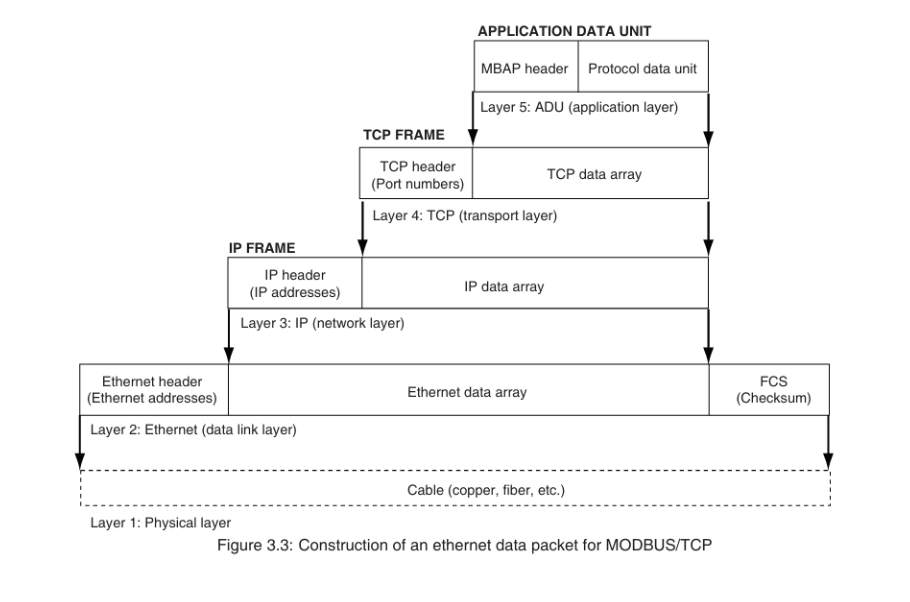
#> input picture Documentation/2025/Images/MODBUS.png, 910 x 602 px, given in place of the camera
$ python anglemain.py
#> lines starting #> are read from the running program, lines starting #| are printed output that depends on the picture; after the words box and inside, x2 and y2 are one past the last pixel; in counts of white or black regions, pixels touching at a corner belong together; long printed decimals are rounded
#> in main, frame is the input picture: shape (602, 910, 3); mean B, G, R 248.1, 248.1, 248.2
import cv2
import numpy as np
import math

CAMERA_ID = 1

def get_webcam_stream():
    stream = cv2.VideoCapture(CAMERA_ID)
    if not stream.isOpened():
        print(f"Error: Could not open webcam. Check if CAMERA_ID '{CAMERA_ID}' is correct.")
        return None
    return stream

def process_frame_with_bounding_box(frame, nms_threshold=0.4):

#> called with nms_threshold = 0.4
    gray_frame = cv2.cvtColor(frame, cv2.COLOR_BGR2GRAY)
    blur_frame = cv2.GaussianBlur(gray_frame, (1, 1), 0)

    _, maxVal, _, _ = cv2.minMaxLoc(blur_frame)
#> maxVal = 255

    threshold_value = maxVal * 0.85
#> threshold_value = 216.8
    _, thresh_frame = cv2.threshold(blur_frame, threshold_value, 255, cv2.THRESH_BINARY)
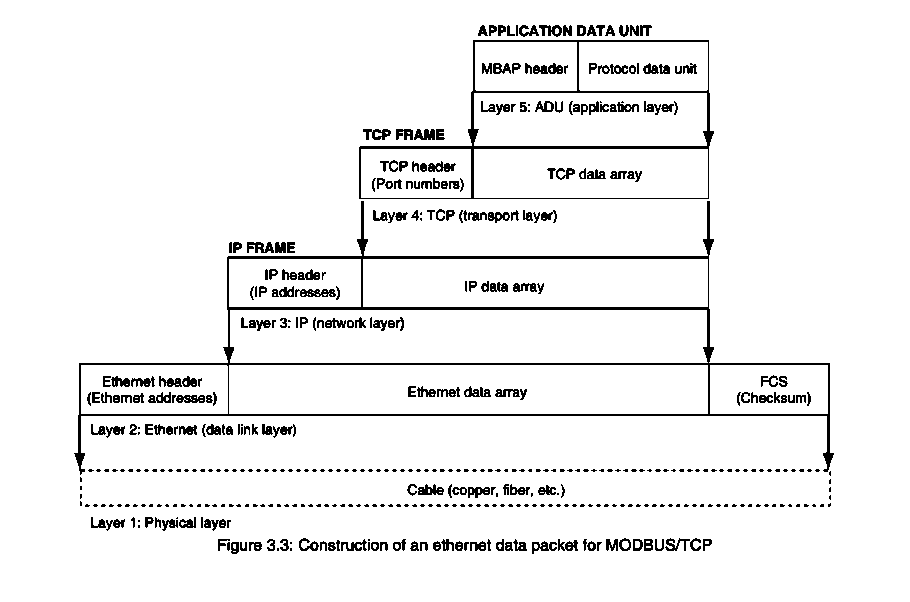
#> thresh_frame: shape (602, 910); 94.5% white; black in thin lines or dots, all inside (x1, y1, x2, y2) = (74, 25, 834, 554)

    contours, _ = cv2.findContours(thresh_frame, cv2.RETR_EXTERNAL, cv2.CHAIN_APPROX_SIMPLE)
#> contours = [[[0, 0], [0, 601], [909, 601], [909, 0]]]

    boxes = []
    for cnt in contours:
        x, y, w, h = cv2.boundingRect(cnt)
        boxes.append([x, y, x + w, y + h])
#> this loop made 1 pass
#> (cnt, x, y, w, h) on pass 1: ([[0, 0], [0, 601], [909, 601], [909, 0]], 0, 0, 910, 602)
#> after the loop, boxes = [[0, 0, 910, 602]]

    if len(boxes) == 0:
        return frame, [], {}

    boxes = np.array(boxes)
    indices = cv2.dnn.NMSBoxes(
        bboxes=boxes.tolist(),
        scores=[1.0] * len(boxes),
        score_threshold=0.0,
        nms_threshold=nms_threshold
    )
#> indices = [0]

    all_boxes = []
    largest_area = 0
    largest_box = {}

    for i in indices:
        x1, y1, x2, y2 = boxes[i]
        cv2.rectangle(frame, (x1, y1), (x2, y2), (0, 0, 0), 1)

        box_dict = {
            "x1": x1,
            "y1": y1,
            "x2": x2,
            "y2": y2
        }
        all_boxes.append(box_dict)

        width = x2 - x1
        height = y2 - y1
        area = width * height
        if area > largest_area:
            largest_area = area
            x_center = x1 + width // 2
            y_center = y1 + height // 2
            largest_box = {
                "x1": x1,
                "y1": y1,
                "x2": x2,
                "y2": y2,
                "x_center": x_center,
                "y_center": y_center
            }
#> this loop made 1 pass
#> (x1, y1, x2, y2, width, height, area, largest_area) on pass 1: (0, 0, 910, 602, 910, 602, 547820, 547820)
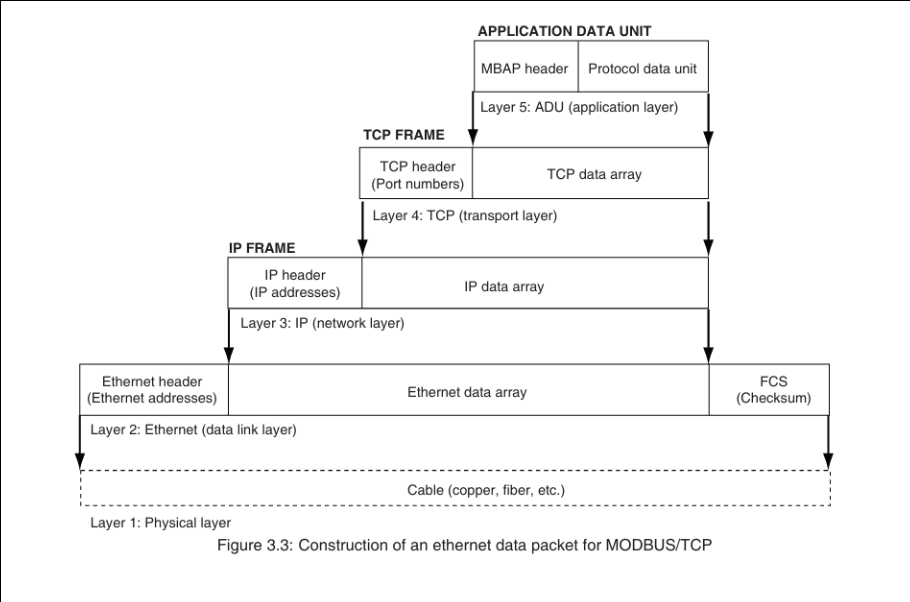
#> frame: shape (602, 910, 3); 0.28% of pixels changed, all inside (x1, y1, x2, y2) = (0, 0, 910, 602)
#> after the loop, all_boxes = 1 item; largest_area = 547820; x_center = 455; y_center = 301

    if largest_box:
        frame_height, frame_width = frame.shape[:2]
#> frame_height = 602; frame_width = 910
        bottom_center_x = frame_width / 2
#> bottom_center_x = 455
        bottom_center_y = frame_height
#> bottom_center_y = 602
        dx = largest_box["x_center"] - bottom_center_x
#> dx = 0
        dy = bottom_center_y - largest_box["y_center"]
#> dy = 301
        angle_radians = math.atan2(dx, dy)
#> angle_radians = 0
        angle_degrees = angle_radians * 180 / math.pi
#> angle_degrees = 0

        largest_box["dx"] = dx
        largest_box["dy"] = dy
        largest_box["angle_degrees"] = angle_degrees

    return frame, all_boxes, largest_box

def main():
    cv2.namedWindow('Live Stream with Bounding Boxes', cv2.WINDOW_NORMAL)
    cv2.resizeWindow('Live Stream with Bounding Boxes', 800, 600)

    webcam_stream = get_webcam_stream()
    if webcam_stream is None:
        return

    while True:
        ret, frame = webcam_stream.read()
        if not ret:
            print("Error: Could not read frame from webcam.")
            break

        processed_frame, all_boxes, largest_box = process_frame_with_bounding_box(frame)
#> all_boxes = 1 item; largest_box = 9 items

        if largest_box:
            print("Largest Box:", largest_box)
#| Largest Box: {'x1': 0, 'y1': 0, 'x2': 910, 'y2': 602, 'x_center': 455, 'y_center': 301, 'dx': 0.0, 'dy': 301, 'angle_degrees': 0.0}

        cv2.imshow('Live Stream with Bounding Boxes', processed_frame)

        # exit on ESC (27) or Backspace (8)
        key = cv2.waitKey(20)
#> (key Esc is pressed here)
        if key in [27, 8]:
            break

    webcam_stream.release()
    cv2.destroyAllWindows()

if __name__ == "__main__":
    main()

$ run again, on Documentation/2025/Images/Probe Motor Implementation Overview.png
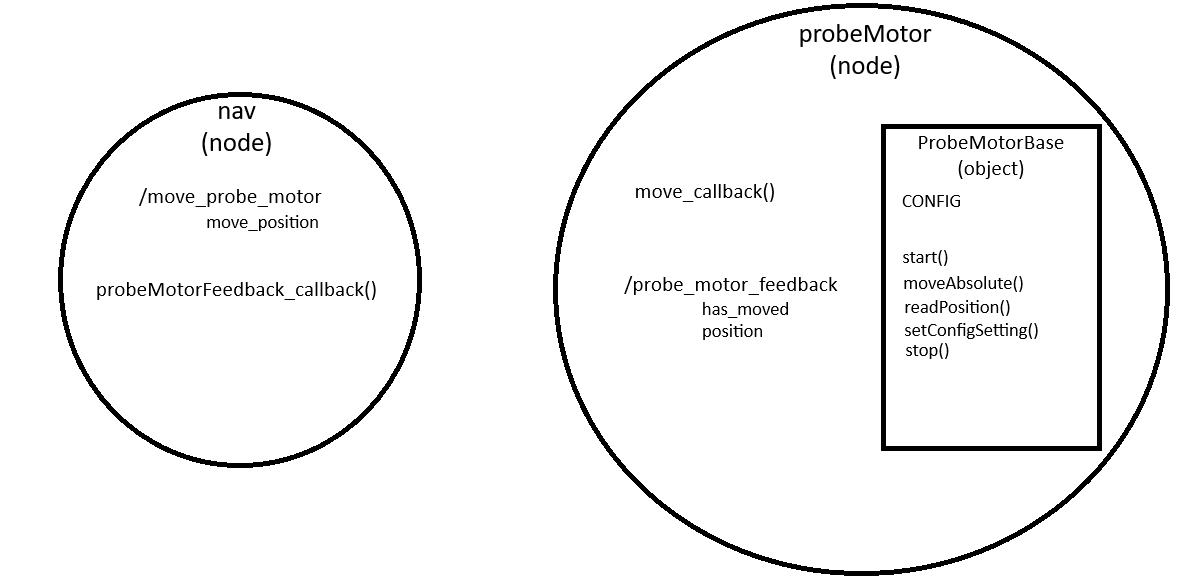
#> input picture Documentation/2025/Images/Probe Motor Implementation Overview.png, 1181 x 585 px, given in place of the camera
#> in main, frame is the input picture: shape (585, 1181, 3); min 0, max 255, mean 244.5
#> maxVal = 255
#> threshold_value = 216.8
#> in process_frame_with_bounding_box, `_, thresh_frame = cv2.threshold(blur_frame, threshold_value, 255, cv2...`:
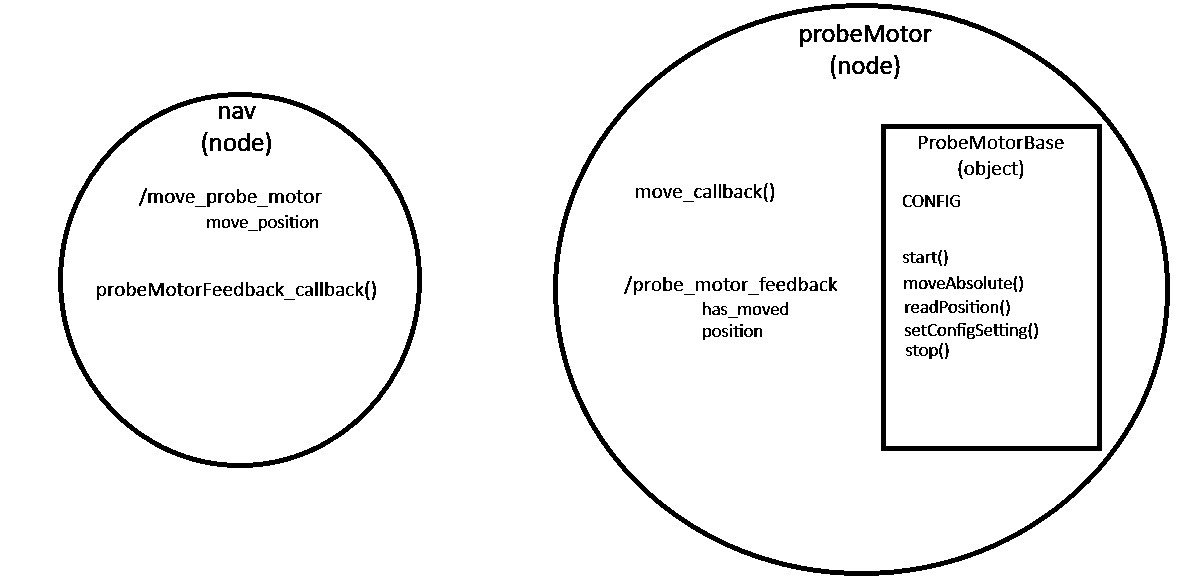
#> thresh_frame: shape (585, 1181); 95.5% white; 223 black regions (19 under 20 px), largest, box (x1, y1, x2, y2) and area: (553, 3, 1170, 576) 9252, (58, 92, 422, 468) 5747, (881, 124, 1102, 451) 5380
#> contours = [[[0, 0], [0, 584], [1180, 584], [1180, 0]]]
#> the loop in process_frame_with_bounding_box, `for cnt in contours:` made 1 pass
#> (cnt, x, y, w, h) on pass 1: ([[0, 0], [0, 584], [1180, 584], [1180, 0]], 0, 0, 1181, 585)
#> after the loop in process_frame_with_bounding_box, `for cnt in contours:`: boxes = [[0, 0, 1181, 585]]
#> indices = [0]
#> the loop in process_frame_with_bounding_box, `for i in indices:` made 1 pass
#> (x1, y1, x2, y2, width, height, area, largest_area) on pass 1: (0, 0, 1181, 585, 1181, 585, 690885, 690885)
#> after the loop in process_frame_with_bounding_box, `for i in indices:`:
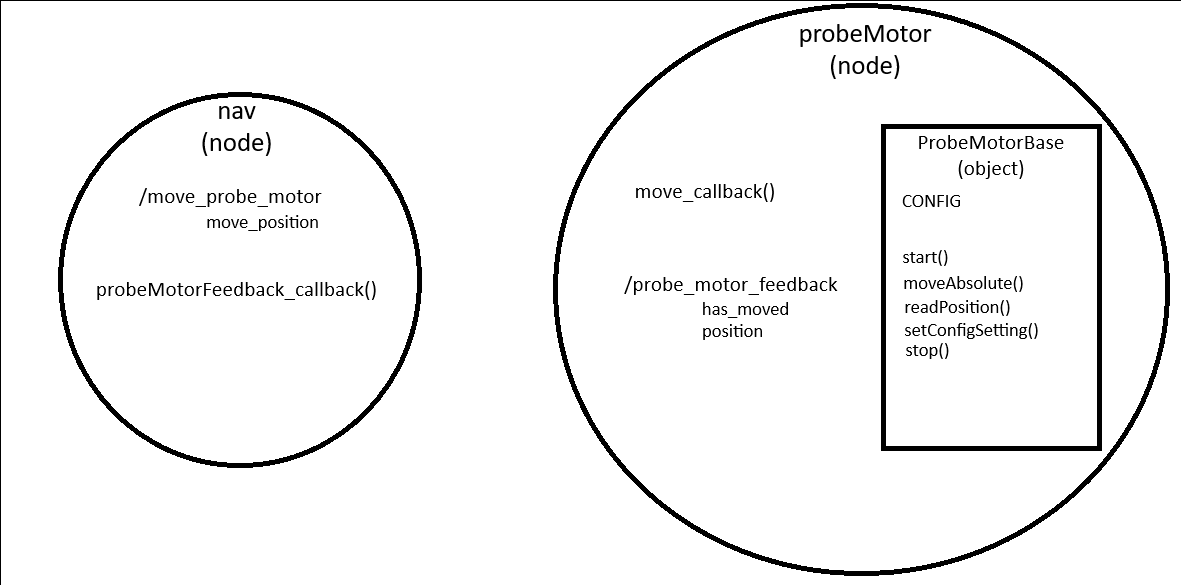
#> frame: shape (585, 1181, 3); 0.26% of pixels changed, all inside (x1, y1, x2, y2) = (0, 0, 1181, 585)
#> after the loop in process_frame_with_bounding_box, `for i in indices:`: all_boxes = 1 item; largest_area = 690885; x_center = 590; y_center = 292
#> dx = -0.5
#> dy = 293
#> angle_radians = -0.00171
#> angle_degrees = -0.0978
#> in main, `processed_frame, all_boxes, largest_box = process_frame_with_bounding_..`: all_boxes = 1 item; largest_box = 9 items
#| Largest Box: {'x1': 0, 'y1': 0, 'x2': 1181, 'y2': 585, 'x_center': 590, 'y_center': 292, 'dx': -0.5, 'dy': 293, 'angle_degrees': -0.09777}

$ run again, on Documentation/2025/Images/TCP-ADU.png
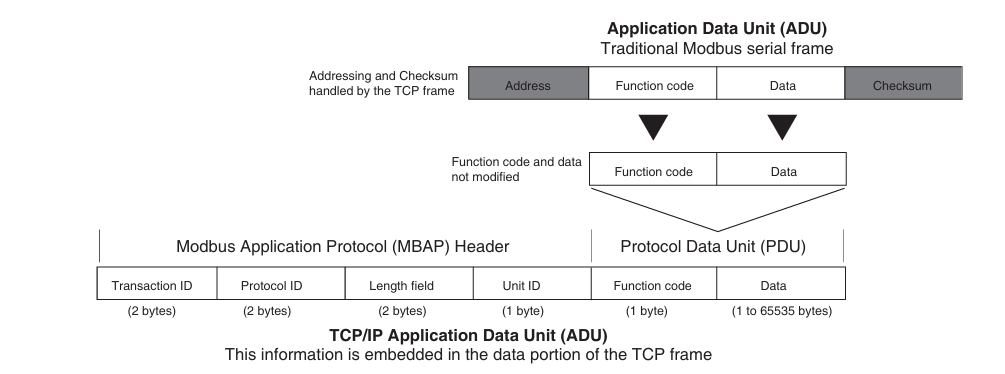
#> input picture Documentation/2025/Images/TCP-ADU.png, 1005 x 374 px, given in place of the camera
#> in main, frame is the input picture: shape (374, 1005, 3); mean B, G, R 243.4, 243.2, 243.4
#> maxVal = 255
#> threshold_value = 216.8
#> in process_frame_with_bounding_box, `_, thresh_frame = cv2.threshold(blur_frame, threshold_value, 255, cv2...`:
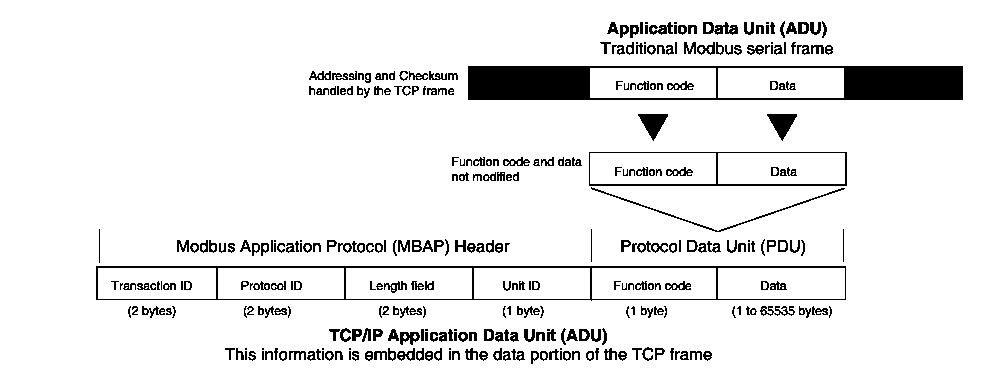
#> thresh_frame: shape (374, 1005); 92.1% white; 333 black regions (46 under 20 px), largest, box (x1, y1, x2, y2) and area: (468, 66, 963, 100) 9270, (96, 266, 846, 301) 2654, (589, 152, 847, 186) 929
#> contours = [[[0, 0], [0, 373], [1004, 373], [1004, 0]]]
#> the loop in process_frame_with_bounding_box, `for cnt in contours:` made 1 pass
#> (cnt, x, y, w, h) on pass 1: ([[0, 0], [0, 373], [1004, 373], [1004, 0]], 0, 0, 1005, 374)
#> after the loop in process_frame_with_bounding_box, `for cnt in contours:`: boxes = [[0, 0, 1005, 374]]
#> indices = [0]
#> the loop in process_frame_with_bounding_box, `for i in indices:` made 1 pass
#> (x1, y1, x2, y2, width, height, area, largest_area) on pass 1: (0, 0, 1005, 374, 1005, 374, 375870, 375870)
#> after the loop in process_frame_with_bounding_box, `for i in indices:`:
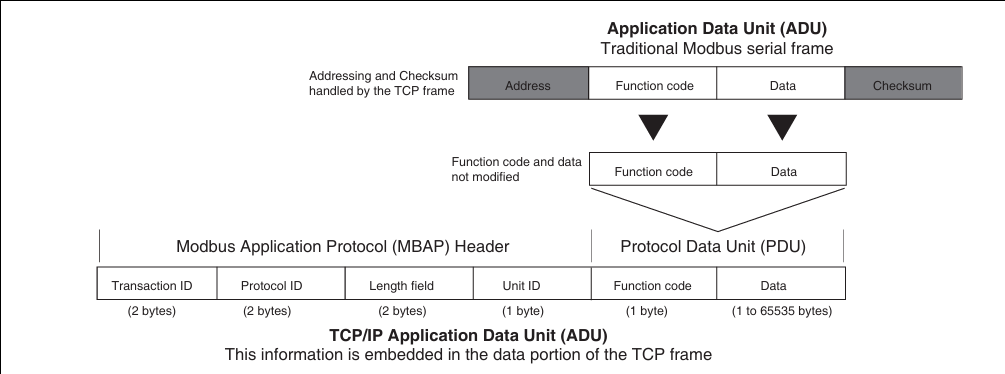
#> frame: shape (374, 1005, 3); 0.37% of pixels changed, all inside (x1, y1, x2, y2) = (0, 0, 1005, 374)
#> after the loop in process_frame_with_bounding_box, `for i in indices:`: all_boxes = 1 item; largest_area = 375870; x_center = 502; y_center = 187
#> dx = -0.5
#> dy = 187
#> angle_radians = -0.00267
#> angle_degrees = -0.153
#> in main, `processed_frame, all_boxes, largest_box = process_frame_with_bounding_..`: all_boxes = 1 item; largest_box = 9 items
#| Largest Box: {'x1': 0, 'y1': 0, 'x2': 1005, 'y2': 374, 'x_center': 502, 'y_center': 187, 'dx': -0.5, 'dy': 187, 'angle_degrees': -0.1532}
